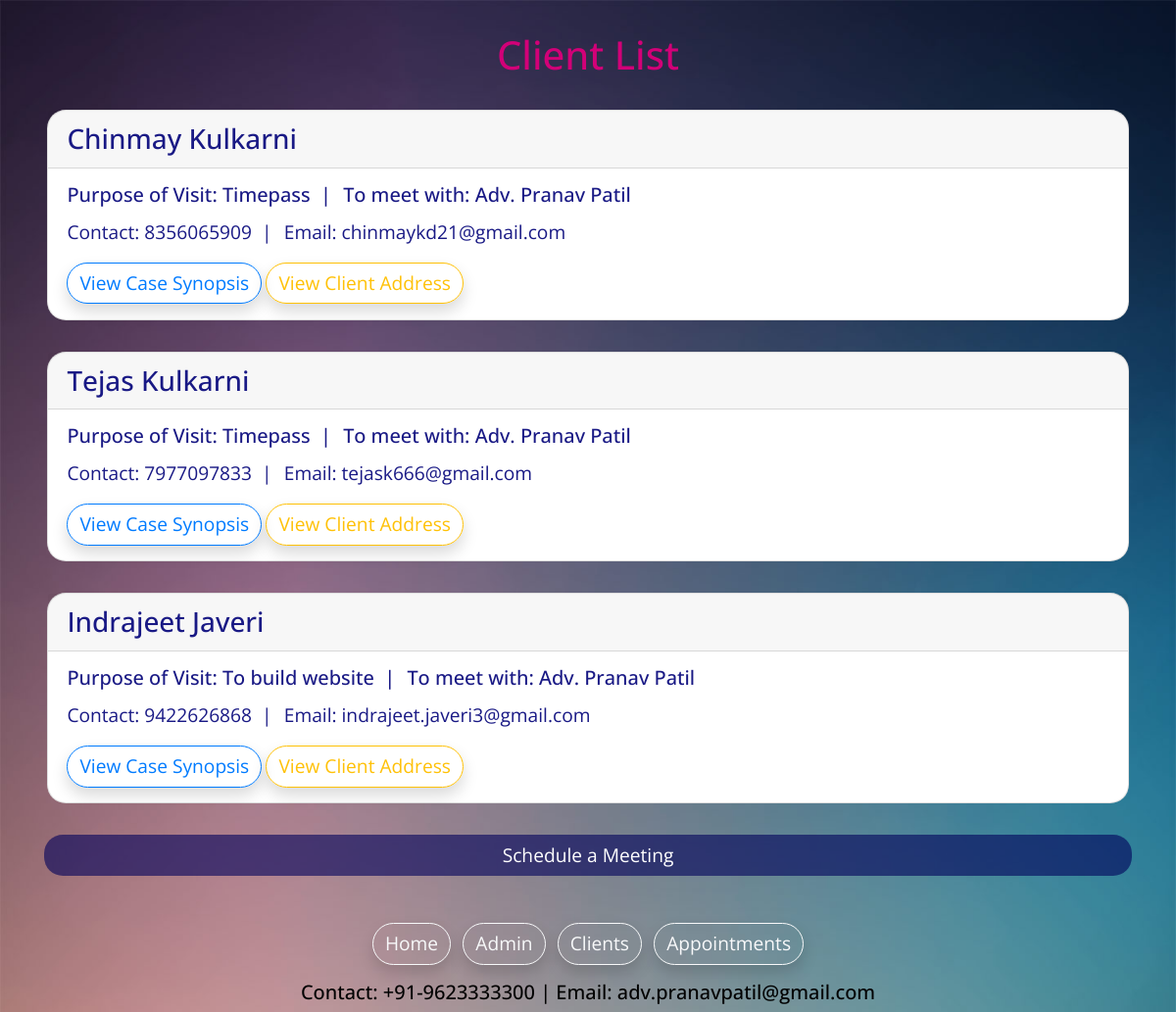
The app's page /clients with its own data.
### patiladmin/models.py (models this page shows, shortened)
class client(models.Model):
    first_name = models.CharField(max_length=255)
    last_name = models.CharField(max_length=255)
    contact = models.BigIntegerField()
    email = models.CharField(max_length=255)
    address = models.CharField(max_length=255)
    city = models.CharField(max_length=255)
    state = models.CharField(max_length=255)
    zipcode = models.BigIntegerField()
    pVisit = models.CharField(max_length=255)
    toMeet = models.CharField(max_length=255)
    hAbout = models.CharField(max_length=255)
    caseSynopsis = models.TextField(default="No case data provided by client")
    dateofvisit = models.DateField(default=timezone.now)

### patiladmin/views.py (the view)
# urls.py: path('clients', views.clientlist),
def clientlist(request):
    clist = client.objects.all()
    return render(request, 'patiladmin/clients.html', {'clients': clist})

### patiladmin/templates/patiladmin/clients.html (shortened to what this page needs)
{% extends 'patiladmin/baselayout.html' %}
{% load static %}
{% block content%}
<div class="container">
	<link rel="stylesheet" href="https://cdnjs.cloudflare.com/ajax/libs/animate.css/3.7.0/animate.min.css" type="text/css">
	<link rel="stylesheet" href="https://cdn.jsdelivr.net/npm/flatpickr/dist/flatpickr.min.css">
	<div class="text-center" style="padding-top: 2rem;color: rgb(210,0,120)">
		<h1>Client List</h1>
	</div>
	{% for client in clients %}
	<div style="background-color: rgb(256, 256, 256);color: rgba(0,0,120,0.9);margin: 2rem 0.2rem;border-radius: 1.2rem;"
	 class="card animated fadeIn">
		<h3 class="card-header" id="cName{{ forloop.counter }}">{{client.first_name}}&nbsp;{{client.last_name}}</h5>
			<div class="card-body">
				<div class="side-head">
					<h5 class="card-title list-inline-item">Purpose of Visit: {{client.pVisit}}&nbsp;&nbsp;|</h5>
					<h5 class="card-title list-inline-item">To meet with: {{client.toMeet}}</h5>
				</div>
				<div class="side-p list-inline">
					<p class="card-text list-inline-item">Contact: <span id="cMobile{{ forloop.counter }}">{{client.contact}}</span>&nbsp;&nbsp;|</p>
					<p class="card-text list-inline-item">Email: {{client.email}}</p>
				</div>
				<button type="button" id="{{ forloop.counter }}" class="btn btn-outline-primary shadow cSynopModalTrigger" style="border-radius: 1.5rem;">View
					Case Synopsis</button>
				<button type="button" id="{{ forloop.counter }}" class="btn btn-outline-warning shadow cAddrModalTrigger" style="border-radius: 1.5rem;">View
					Client Address</button>
			</div>
	</div>
	{% endfor %}
	<div class="row">
		<div class="col-md-12">
			<button id="schMeeting" class="btn text-center" style="width:100%;border-radius: 1.2rem;color:#FFFFFF;background-color: rgba(0, 0, 90, 0.6)">
				<span id="buttonText">Schedule a Meeting</span>
			</button>
		</div>
	</div>
</div>
{% endblock %}

### records on screen
client: first_name "Chinmay", last_name "Kulkarni", pVisit "Timepass", toMeet "Adv. Pranav Patil", contact "8356065909", email "chinmaykd21@gmail.com"
client: first_name "Tejas", last_name "Kulkarni", pVisit "Timepass", toMeet "Adv. Pranav Patil", contact "7977097833", email "tejask666@gmail.com"
client: first_name "Indrajeet", last_name "Javeri", pVisit "To build website", toMeet "Adv. Pranav Patil", contact "9422626868", email "indrajeet.javeri3@gmail.com"
